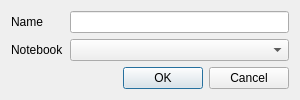
<?xml version="1.0" encoding="UTF-8"?>
<ui version="4.0">
 <class>Dialog</class>
 <widget class="QDialog" name="Dialog">
  <property name="geometry">
   <rect>
    <x>0</x>
    <y>0</y>
    <width>300</width>
    <height>93</height>
   </rect>
  </property>
  <property name="windowTitle">
   <string>Dialog</string>
  </property>
  <layout class="QGridLayout" name="gridLayout">
   <item row="0" column="0">
    <widget class="QLabel" name="label">
     <property name="text">
      <string>Name</string>
     </property>
    </widget>
   </item>
   <item row="2" column="0">
    <widget class="QLabel" name="label_2">
     <property name="text">
      <string>Notebook</string>
     </property>
    </widget>
   </item>
   <item row="3" column="2">
    <widget class="QDialogButtonBox" name="buttonBox">
     <property name="orientation">
      <enum>Qt::Horizontal</enum>
     </property>
     <property name="standardButtons">
      <set>QDialogButtonBox::Cancel|QDialogButtonBox::Ok</set>
     </property>
    </widget>
   </item>
   <item row="0" column="1" colspan="2">
    <widget class="QLineEdit" name="line_name"/>
   </item>
   <item row="2" column="1" colspan="2">
    <widget class="QComboBox" name="combo_notebooks"/>
   </item>
  </layout>
 </widget>
 <resources/>
 <connections>
  <connection>
   <sender>buttonBox</sender>
   <signal>accepted()</signal>
   <receiver>Dialog</receiver>
   <slot>accept()</slot>
   <hints>
    <hint type="sourcelabel">
     <x>248</x>
     <y>254</y>
    </hint>
    <hint type="destinationlabel">
     <x>157</x>
     <y>274</y>
    </hint>
   </hints>
  </connection>
  <connection>
   <sender>buttonBox</sender>
   <signal>rejected()</signal>
   <receiver>Dialog</receiver>
   <slot>reject()</slot>
   <hints>
    <hint type="sourcelabel">
     <x>316</x>
     <y>260</y>
    </hint>
    <hint type="destinationlabel">
     <x>286</x>
     <y>274</y>
    </hint>
   </hints>
  </connection>
 </connections>
</ui>
